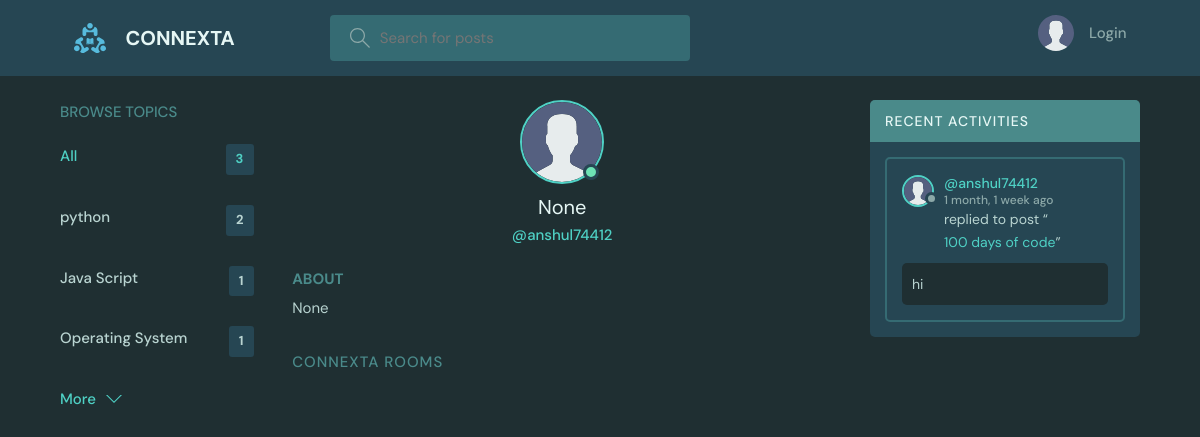
Screenshot of /profile/3/ with the database file from the repository.
### base/models.py (models this page shows, shortened)
class Topic(models.Model):
    name = models.CharField(max_length=200)

class User(AbstractUser):
    name = models.CharField(max_length=200, null=True)
    email = models.EmailField(unique=True, null=True)
    bio = models.TextField(null=True)
    avatar = models.ImageField(null=True, default="avatar.svg")
    USERNAME_FIELD = 'email'
    REQUIRED_FIELDS = []
    objects = CustomUserManager()

class Message(models.Model):
    user = models.ForeignKey(User, on_delete=models.CASCADE)
    room = models.ForeignKey('Room', on_delete=models.CASCADE)
    body = models.TextField()
    hashtags = models.CharField(max_length=500, blank=True)
    image = models.ImageField(upload_to='temp/', blank=True, null=True)
    pdf = models.FileField(upload_to='temp/', blank=True, null=True)
    image_url = models.URLField(blank=True, null=True)
    pdf_url = models.URLField(blank=True, null=True)
    updated = models.DateTimeField(auto_now=True)
    created = models.DateTimeField(auto_now_add=True)
    class Meta:
        ordering = ['-updated', '-created']

class Room(models.Model):
    host = models.ForeignKey(User, on_delete=models.SET_NULL, null=True)
    topic = models.ForeignKey(Topic, on_delete=models.SET_NULL, null=True)
    name = models.CharField(max_length=200)
    description = models.TextField(null=True, blank=True)
    participants = models.ManyToManyField(
        User, related_name='participants', blank=True)
    updated = models.DateTimeField(auto_now=True)
    created = models.DateTimeField(auto_now_add=True)
    class Meta:
        ordering = ['-updated', '-created']
    def __str__(self):
        return self.name

### base/views.py (the view)
# urls.py: path('profile/<str:pk>/', views.userProfile, name="user-profile"),
def userProfile(request, pk):
    user = User.objects.get(id=pk)
    rooms = user.room_set.all()
    room_messages = user.message_set.all()
    topics = Topic.objects.all()
    context = {'user': user, 'rooms': rooms,
               'room_messages': room_messages, 'topics': topics}
    return render(request, 'base/profile.html', context)

### base/templates/base/profile.html (shortened to what this page needs)
{% extends 'main.html' %}
{% block content %}
<main class="profile-page layout layout--3">
  <div class="container">
    {% include 'base/topics_component.html' %}
    <div class="roomList">
      <div class="profile">
        <div class="profile__avatar">
          <div class="avatar avatar--large active">
            <img src="{{user.avatar.url}}" />
          </div>
        </div>
        <div class="profile__info">
          <h3>{{user.name}}</h3>
          <p>@{{user.username}}</p>
        </div>
        <div class="profile__about">
          <h3>About</h3>
          <p>
            {{user.bio}}
          </p>
        </div>
      </div>
      <div class="roomList__header">
        <div>
          <h2>CONNEXTA ROOMS</a>
          </h2>
        </div>
      </div>
    </div>
    {% include 'base/activity_component.html' %}
  </div>
</main>
{% endblock content %}

### base/templates/base/topics_component.html
<div class="topics">
    <div class="topics__header">
        <h2>Browse Topics</h2>
    </div>
    <ul class="topics__list">
        <li>
            <a href="{% url 'home' %}" class="active">All <span>{{topics.count}}</span></a>
        </li>
        {% for topic in topics %}
        <li>
            <a href="{% url 'home' %}?q={{topic.name}}">{{topic.name}}<span>{{topic.room_set.all.count}}</span></a>
        </li>
        {% endfor %}
    </ul>
    <a class="btn btn--link" href="{% url 'topics' %}">
        More
        <svg version="1.1" xmlns="http://www.w3.org/2000/svg" width="32" height="32" viewBox="0 0 32 32">
            <title>chevron-down</title>
            <path d="M16 21l-13-13h-3l16 16 16-16h-3l-13 13z"></path>
        </svg>
    </a>
</div>

### base/templates/base/activity_component.html (shortened to what this page needs)
<div class="activities">
    <div class="activities__header">
        <h2>Recent Activities</h2>
    </div>
    {% for message in room_messages %}
    <div class="activities__box">
        <div class="activities__boxHeader roomListRoom__header">
            <a href="{% url 'user-profile' message.user.id %}" class="roomListRoom__author">
                <div class="avatar avatar--small">
                    <img src="{{message.user.avatar.url}}" />
                </div>
                <p>
                    @{{message.user.username}}
                    <span>{{message.created|timesince}} ago</span>
                </p>
            </a>
        </div>
        <div class="activities__boxContent">
            <p>replied to post “<a href="{% url 'room' message.room.id %}">{{message.room}}</a>”</p>
            <div class="activities__boxRoomContent">{{message.body}}</div>
        </div>
    </div>
    {% endfor %}
</div>

### rows the page displays
Topic: name "python", room_set.all.count "2"
Topic: name "Java Script", room_set.all.count "1"
Topic: name "Operating System", room_set.all.count "1"
User: avatar (placeholder picture), name "None", username "anshul74412", bio "None"
Message: user.avatar (placeholder picture), user.username "anshul74412", created "1 month, 1 week", room "100 days of code", body "hi"

### other values shown
{{ topics.count }} "3"
